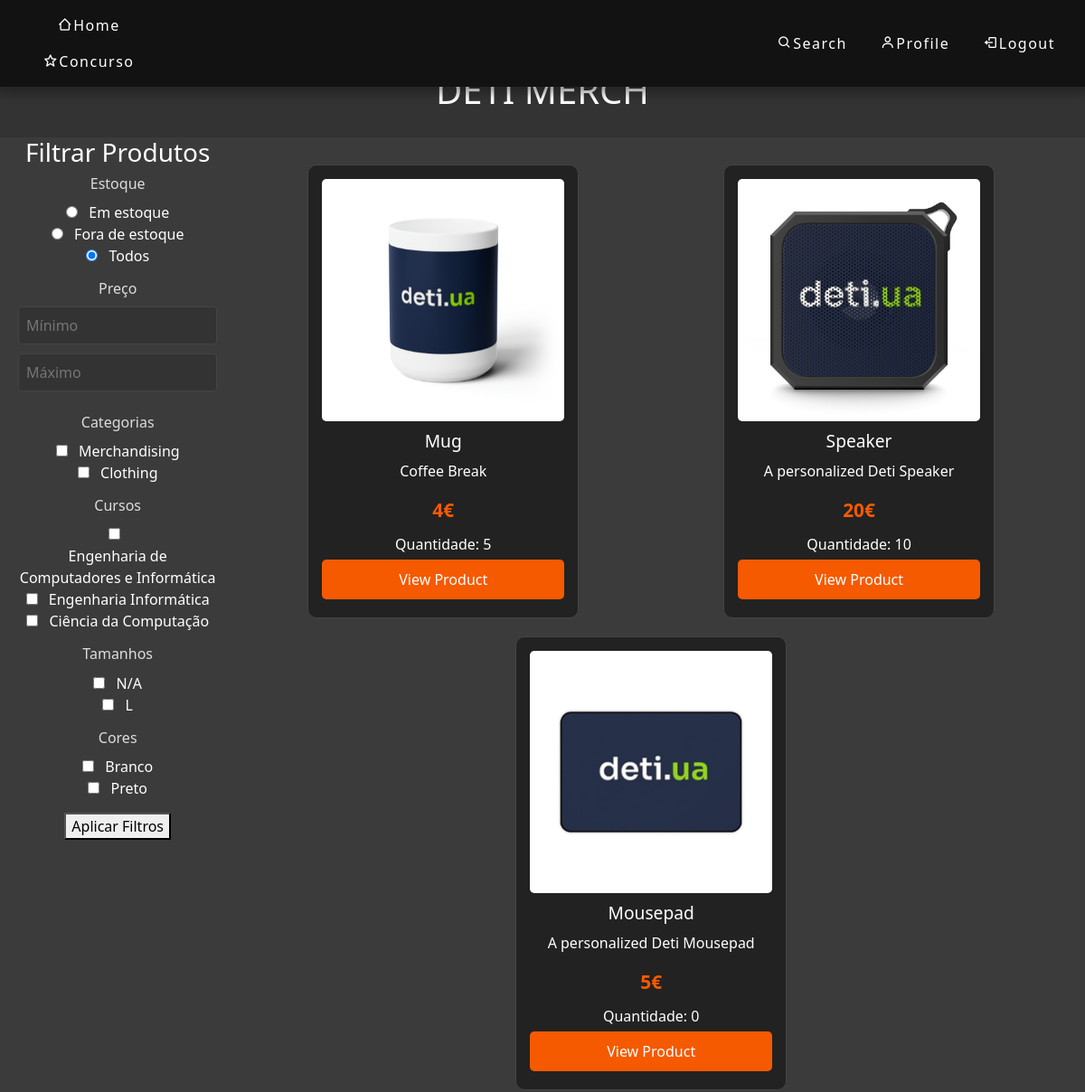
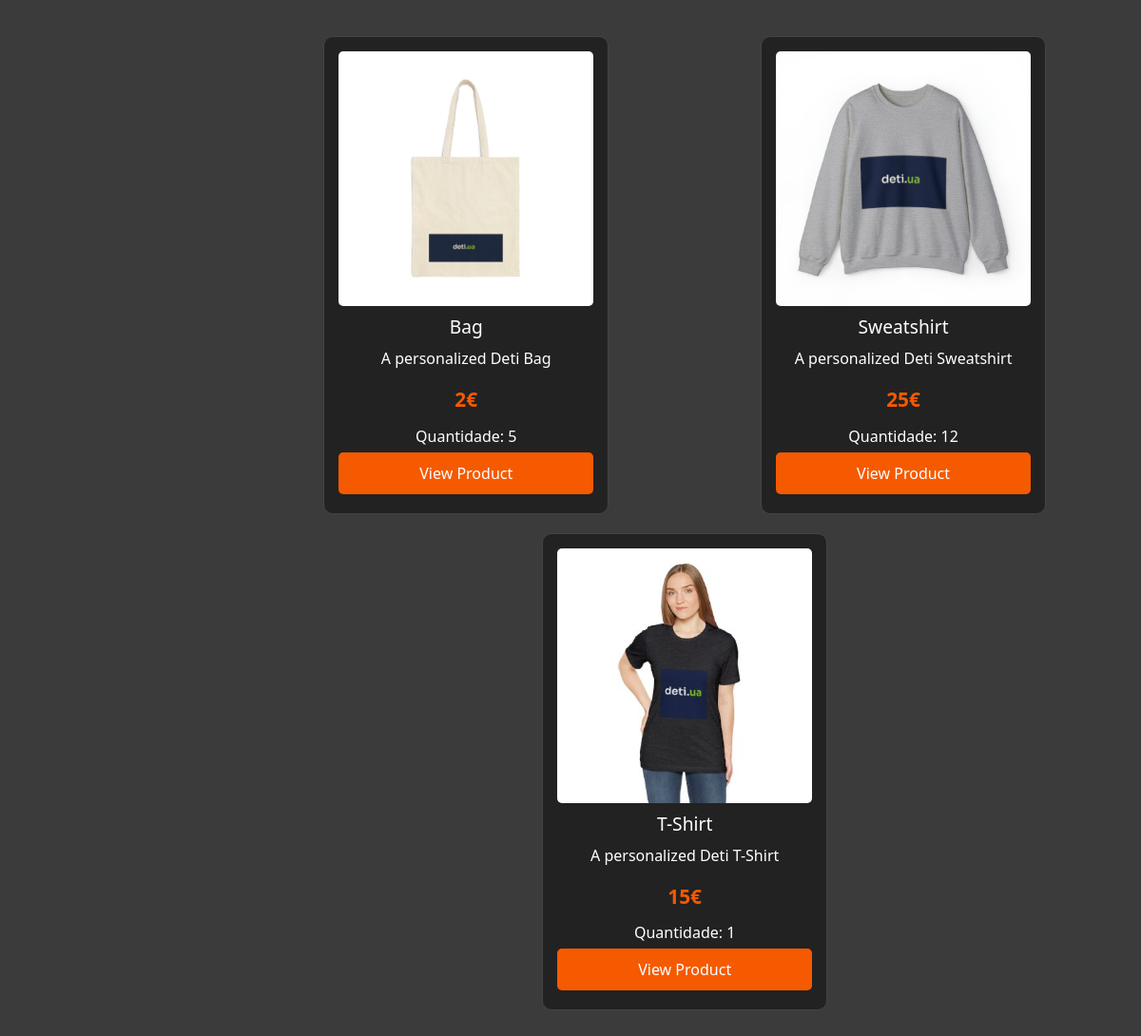
The page /admin (signed in) on the database its author committed (2 pictures, top to bottom).
### app_org/models.py (models this page shows)
class Category(db.Model):
    id = db.Column(db.Integer, primary_key=True)
    name = db.Column(db.String(100), nullable=False)

class Course(db.Model):
    id = db.Column(db.Integer, primary_key=True)
    name = db.Column(db.String(100), nullable=False)

class Product(db.Model):
    id = db.Column(db.Integer, primary_key=True)
    name = db.Column(db.String(100), nullable=False)
    description = db.Column(db.String(1000))
    price = db.Column(db.Float, nullable=False)
    Quantity = db.Column(db.Integer, nullable=False, default=0)
    image = db.Column(db.String(20), nullable=False, default='default_image.png')
    category_id = db.Column(db.Integer, db.ForeignKey('category.id'), nullable=False)
    category = db.relationship('Category', backref=db.backref('products', lazy=True))
    has_stock = db.Column(db.Boolean, default=True)
    course_id = db.Column(db.Integer, db.ForeignKey('course.id'), nullable=True)
    size = db.Column(db.String(10), nullable=True)
    color = db.Column(db.String(20), nullable=True)

### app_org/main.py (the view)
@main.route('/admin', methods=['GET'])
@login_required
def admin():
    user = User.query.filter_by(id=current_user.id).first()
    if not user.isAdmin:
        return redirect(url_for('main.index'))
    stock = request.args.get('stock')
    price_min = request.args.get('price_min')
    price_max = request.args.get('price_max')
    categories = request.args.getlist('categories')
    courses = request.args.getlist('courses')
    sizes = request.args.getlist('sizes')
    colors = request.args.getlist('colors')
    query = Product.query
    if stock == 'in':
        query = query.filter_by(has_stock=True)
    elif stock == 'out':
        query = query.filter_by(has_stock=False)
    if price_min:
        query = query.filter(Product.price >= float(price_min))
    if price_max:
        query = query.filter(Product.price <= float(price_max))
    if categories:
        query = query.filter(Product.category_id.in_(categories))
    if courses:
        query = query.filter(Product.course_id.in_(courses))
    if sizes:
        query = query.filter(Product.size.in_(sizes))
    if colors:
        query = query.filter(Product.color.in_(colors))
    products = query.all()
    all_categories = Category.query.all()
    all_courses = Course.query.all()
    all_sizes = db.session.query(Product.size).distinct().all()
    all_colors = db.session.query(Product.color).distinct().all()
    return render_template('indexAdmin.html', user=user, products=products,
                           categories=all_categories, courses=all_courses,
                           sizes=[s[0] for s in all_sizes if s[0]],
                           colors=[c[0] for c in all_colors if c[0]])

### app_org/templates/indexAdmin.html (shortened to what this page needs)
{% extends 'base.html' %}
{% block styles %}
    <link rel="stylesheet" href="{{ url_for('static', filename='css/indexAdmin.css') }}" />
    <link href="https://unpkg.com/boxicons@2.1.4/css/boxicons.min.css" rel="stylesheet">
{% endblock %}
{% block content %}
    {% include 'navbarAdmin.html' %}
    <header>
        <h1>DETI MERCH</h1>
    </header>
    <div class="page-container">
        <div class="filters-column">
            {% include '_filters.html' %}
        </div>
        <div class="products-center">
            <div class="row product-container">
                {% for product in products %}
                    <div class="product col-md-12">
                        <img
                            class="card-img-top"
                            src="{{ url_for('static', filename='assets/' + product.image) }}"
                            alt="{{ product.name }}"
                        />
                        <h2 class="card-title">{{ product.name }}</h2>
                        <p>{{ product.description }}</p>
                        <p class="card-price">{{ product.price | int }}€</p>
                        <div class="quantity-display">
                            <span>Quantidade: {{ product.Quantity | int }}</span>
                        </div>
                        <form action="/product_admin/{{ product.id }}" method="GET">
                            <button class="view-product">View Product</button>
                        </form>
                    </div>
                    {% if loop.index % 3 == 0 and not loop.last %}
                        </div>
                        <div class="row product-container">
                    {% endif %}
                {% endfor %}
            </div>
        </div>
    </div>
{% endblock %}

### app_org/templates/base.html (shortened to what this page needs)
<!DOCTYPE html>
<html lang="en">
    <head>
        <link
            href="https://cdn.jsdelivr.net/npm/bootstrap@5.2.3/dist/css/bootstrap.min.css"
            rel="stylesheet"
        />
        <link rel="stylesheet" href="{{ url_for('static', filename='css/style.css') }}">
        {% block styles %} {% endblock %}
    </head>
    <body>
        {% block content %}
        {% endblock %}
    </body>
</html>

### app_org/templates/navbarAdmin.html (shortened to what this page needs)
<link href='https://unpkg.com/boxicons@2.1.4/css/boxicons.min.css' rel='stylesheet'>
<nav class="navbar navbar-expand-lg navbar-dark fixed-top">
  <div class = "botao">
    <ul class="navbar-nav ms-auto">
      <li class="nav-item">
        <button class="btn btn-light btn-lg" onclick="location.href='/'">
          <i class='bx bx-home-alt-2' ></i>Home
        </button>
        <button class="btn btn-light btn-lg" onclick="location.href='/concurso'">
          <i class='bx bx-star' ></i>Concurso
        </button>
      </li>
    </ul>
  </div>
  <div class="container nav-cont">
    <div class="collapse navbar-collapse" id="navbarNav">
      <ul class="navbar-nav ms-auto">
        <li class="nav-item">
          <button class="btn btn-light btn-lg" onclick="location.href='/search'">
            <i class='bx bx-search' ></i>Search
          </button>
        <li class="nav-item">
          <button class="btn btn-light btn-lg" onclick="location.href='/profile'">
            <i class='bx bx-user'></i>Profile
          </button>
        </li>
        <li class="nav-item">
          <button class="btn btn-light btn-lg" onclick="location.href='/logout'">
            <i class='bx bx-log-out' ></i>Logout
          </button>
        </li>
      </ul>
    </div>
  </div>
</nav>
<div class="container-fluid" style="padding-top: 3.5rem;">
</div>

### app_org/templates/_filters.html
<form method="GET" action="{{ url_for('main.index') }}" class="filter-form">
    <h3>Filtrar Produtos</h3>
    <div class="filter-section">
        <h4>Estoque</h4>
        <div class="filter-option">
            <input type="radio" id="stock_in" name="stock" value="in" {% if request.args.get('stock') == 'in' %}checked{% endif %}>
            <label for="stock_in">Em estoque</label>
        </div>
        <div class="filter-option">
            <input type="radio" id="stock_out" name="stock" value="out" {% if request.args.get('stock') == 'out' %}checked{% endif %}>
            <label for="stock_out">Fora de estoque</label>
        </div>
        <div class="filter-option">
            <input type="radio" id="stock_all" name="stock" value="" {% if not request.args.get('stock') %}checked{% endif %}>
            <label for="stock_all">Todos</label>
        </div>
    </div>
    <div class="filter-section">
        <h4>Preço</h4>
        <div class="price-inputs">
            <input type="number" name="price_min" value="{{ request.args.get('price_min', '') }}" placeholder="Mínimo" min="0">
            <input type="number" name="price_max" value="{{ request.args.get('price_max', '') }}" placeholder="Máximo" min="0">
        </div>
    </div>
    <div class="filter-section">
        <h4>Categorias</h4>
        {% for category in categories %}
        <div class="filter-option">
            <input type="checkbox" id="cat{{ category.id }}" name="categories" value="{{ category.id }}"
                   {% if category.id|string in request.args.getlist('categories') %}checked{% endif %}>
            <label for="cat{{ category.id }}">{{ category.name }}</label>
        </div>
        {% endfor %}
    </div>
    <div class="filter-section">
        <h4>Cursos</h4>
        {% for course in courses %}
        <div class="filter-option">
            <input type="checkbox" id="course{{ course.id }}" name="courses" value="{{ course.id }}"
                   {% if course.id|string in request.args.getlist('courses') %}checked{% endif %}>
            <label for="course{{ course.id }}">{{ course.name }}</label>
        </div>
        {% endfor %}
    </div>
    <div class="filter-section">
        <h4>Tamanhos</h4>
        {% for size in sizes %}
        <div class="filter-option">
            <input type="checkbox" id="size{{ loop.index }}" name="sizes" value="{{ size }}"
                   {% if size in request.args.getlist('sizes') %}checked{% endif %}>
            <label for="size{{ loop.index }}">{{ size }}</label>
        </div>
        {% endfor %}
    </div>
    <div class="filter-section">
        <h4>Cores</h4>
        {% for color in colors %}
        <div class="filter-option">
            <input type="checkbox" id="color{{ loop.index }}" name="colors" value="{{ color }}"
                   {% if color in request.args.getlist('colors') %}checked{% endif %}>
            <label for="color{{ loop.index }}">{{ color }}</label>
        </div>
        {% endfor %}
    </div>
    <button type="submit" class="apply-filters">Aplicar Filtros</button>
</form>

### app_org/static/css/style.css (style rules this page uses)
body { background-color: #3b3b3b; color: #ffffff; text-align: center; }
.navbar { box-shadow: 0 2px 10px 5px #12121270; background-color: #121212; display: flex; justify-content: flex-start; }
.navbar .navbar-nav .nav-item { margin-right: 5px; }
.botao button { color: #ffffff; font-weight: 400; font-size: 100%; letter-spacing: 1.5px; background-color: transparent; border: none; }
.navbar .nav-item button { color: #ffffff; font-weight: 400; font-size: 100%; letter-spacing: 1.5px; background-color: transparent; border: none; }

### app_org/static/css/indexAdmin.css (style rules this page uses)
header { background-color: #333; color: white; padding: 20px; text-align: center; }
.page-container { display: flex; max-width: 1400px; margin: 0 auto; padding: 0 20px; }
.filters-column { width: 250px; padding-right: 20px; position: sticky; top: 20px; align-self: flex-start; height: fit-content; }
.product-container { display: flex; justify-content: space-around; flex-wrap: wrap; margin: 20px auto; max-width: 1200px; }
.product { margin: 10px; padding: 15px; border-radius: 10px; width: 300px; border: 1px solid #444; background-color: #222; color: white; transition: transform 0.3s, box-shadow 0.3s; position: relative; }
.product img { max-width: 100%; border-radius: 5px; }
.card-title { color: white; margin: 10px 0; font-size: 1.2rem; }
.card-price { font-weight: bold; color: #f55a00; font-size: 1.3rem; margin: 10px 0; }
.view-product { background-color: #f55a00; color: #ffffff; border: none; padding: 10px 15px; cursor: pointer; transition: background-color 0.3s; border-radius: 5px; width: 100%; margin: 5px 0; }
.filter-section { margin-bottom: 15px; }
.filter-section h4 { margin-bottom: 10px; font-size: 16px; color: #ddd; }
.filter-section input[type="checkbox"], .filter-section input[type="radio"] { margin-right: 8px; }
.filter-section input[type="number"] { width: 100%; padding: 8px; margin-bottom: 10px; background-color: #333; border: 1px solid #444; color: white; border-radius: 4px; }

### rows shown on the page
Category: name "Merchandising"
Category: name "Clothing"
Course: name "Engenharia de Computadores e Informática"
Course: name "Engenharia Informática"
Course: name "Ciência da Computação"
Product: image (picture), name "Mug", description "Coffee Break", price "4", Quantity "5"
Product: image (picture), name "Speaker", description "A personalized Deti Speaker", price "20", Quantity "10"
Product: image (picture), name "Mousepad", description "A personalized Deti Mousepad", price "5", Quantity "0"
Product: image (picture), name "Bag", description "A personalized Deti Bag", price "2", Quantity "5"
Product: image (picture), name "Sweatshirt", description "A personalized Deti Sweatshirt", price "25", Quantity "12"
Product: image (picture), name "T-Shirt", description "A personalized Deti T-Shirt", price "15", Quantity "1"

### other values the page prints
{{ size }} "N/A" "L"
{{ color }} "Branco" "Preto"
